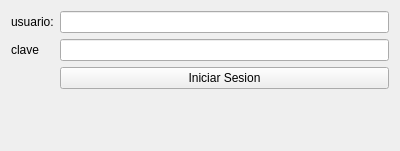
<?xml version="1.0" encoding="UTF-8"?>
<ui version="4.0">
 <class>login_form</class>
 <widget class="QWidget" name="login_form">
  <property name="geometry">
   <rect>
    <x>0</x>
    <y>0</y>
    <width>400</width>
    <height>151</height>
   </rect>
  </property>
  <property name="windowTitle">
   <string>Login</string>
  </property>
  <layout class="QFormLayout" name="formLayout">
   <item row="0" column="0">
    <widget class="QLabel" name="label">
     <property name="text">
      <string>usuario:</string>
     </property>
    </widget>
   </item>
   <item row="0" column="1">
    <widget class="QLineEdit" name="lineEditUsuario"/>
   </item>
   <item row="1" column="0">
    <widget class="QLabel" name="label_2">
     <property name="text">
      <string>clave</string>
     </property>
    </widget>
   </item>
   <item row="1" column="1">
    <widget class="QLineEdit" name="lineEditClave">
     <property name="echoMode">
      <enum>QLineEdit::Password</enum>
     </property>
    </widget>
   </item>
   <item row="2" column="1">
    <widget class="QPushButton" name="btnIniciarSesion">
     <property name="text">
      <string>Iniciar Sesion</string>
     </property>
    </widget>
   </item>
  </layout>
 </widget>
 <resources/>
 <connections/>
</ui>
